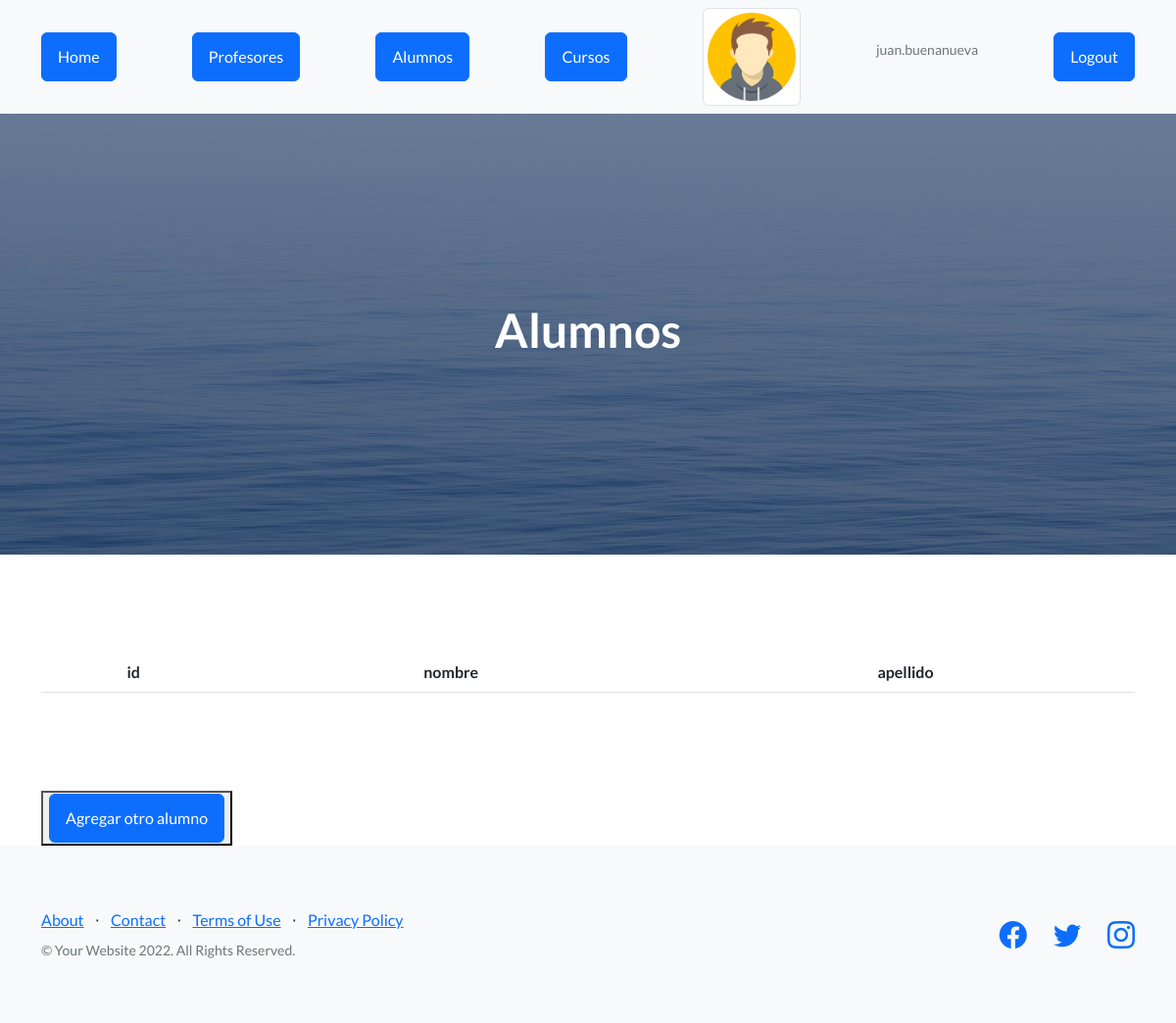
/appCoder/alumnos (signed in), run on an earlier commit of the app's database.
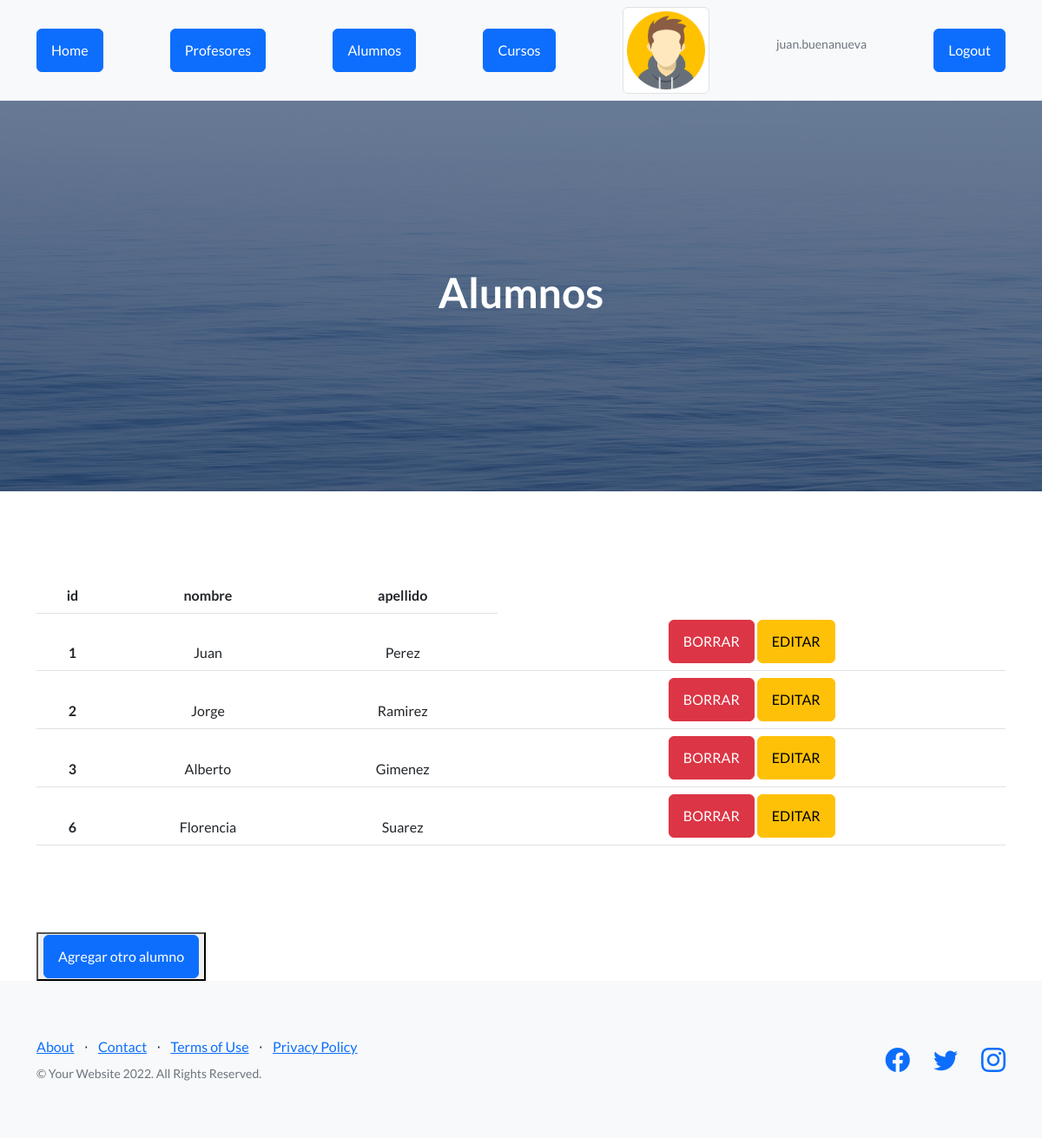
And on a later commit of the database.
### AppCoder/models.py (models this page shows)
class Alumnos(models.Model):
    nombre = models.CharField(max_length=40)
    apellido = models.CharField(max_length=40)

### AppCoder/views.py (the view)
# urls.py: path("alumnos" , views.alumnos , name="alumnos" ),
def alumnos(request):
    print(request.user.id)
    if request.user.id != None:
        avatares = Avatar.objects.filter(user=request.user.id)
        alumnos = Alumnos.objects.all
        return render( request , "alumnos.html", {"alumnos":alumnos,"url":avatares[0].imagen.url})
    else:
        return render( request , "alumnos.html")

### AppCoder/template/alumnos.html
{% extends "padre.html" %}
{% load static %}
{% block seccion %}
    <h1>Alumnos</h1>
{% endblock %}
{% block contenido %}
      <div class="container">
        <table class="table table-hover" style="text-align: center; margin-top: 100px;margin-bottom: 100px;">
            <thead>
            <tr>
                <th>id</th>
                <th>nombre</th>
                <th>apellido</th>
            </tr>
            {% for n in alumnos %}
            <tr>
                <th>{{n.id}}</th>
                <td>{{n.nombre}}</td>
                <td>{{n.apellido}}</td>
                <td>
                    {% if request.user.is_authenticated %}
                    <a href="{% url 'eliminar_alumno'  n.id %}" class="btn btn-danger">BORRAR</a>
                    <a href="{% url 'editar_alumno'  n.id %}" class="btn btn-warning">EDITAR</a>
                    {% endif %}
                </td>
            {% endfor %}
            </tr>
        </table>
        <button>
            <a href="alta_alumno" class="btn btn-primary">Agregar otro alumno</a>
        </button>
      </div>
{% endblock %}

### AppCoder/template/padre.html (shortened to what this page needs)
<!DOCTYPE html>
<html lang="en">
    <head>
        {% load static %}
        <link href="https://cdn.jsdelivr.net/npm/bootstrap-icons@1.5.0/font/bootstrap-icons.css" rel="stylesheet" type="text/css" />
        <link href="{% static 'app_coder/css/styles.css' %}" rel="stylesheet" />
    </head>
    <body>
        <nav class="navbar navbar-light bg-light static-top">
            <div class="container">
                <a href="{% url 'home' %}" class="btn btn-primary">Home</a>
                {% if request.user.is_authenticated %}
                    <a href="{% url 'profesores' %}" class="btn btn-primary">Profesores</a>
                {% endif %}
                <a href="{% url 'alumnos' %}" class="btn btn-primary">Alumnos</a>
                <a href="{% url 'cursos' %}" class="btn btn-primary">Cursos</a>
                {% if request.user.is_authenticated %}
                    <img src="{{ url }}" class="img-thumbnail" alt="..." width="100px" height="100px">
                    <p class="text-muted small">{{user.username}}</p>
                    <a href="{% url 'Logout' %}" class="btn btn-primary">Logout</a>
                {% endif %}
            </div>
        </nav>
        <header class="masthead">
            <div class="container position-relative">
                <div class="row justify-content-center">
                    <div class="col-xl-6">
                        <div class="text-center text-white">
                            {% block seccion %}
                            {% endblock %}
                        </div>
                    </div>
                </div>
            </div>
        </header>
        {% block contenido %}
        {% endblock %}
        <footer class="footer bg-light">
            <div class="container">
                <div class="row">
                    <div class="col-lg-6 h-100 text-center text-lg-start my-auto">
                        <ul class="list-inline mb-2">
                            <li class="list-inline-item"><a href="#!">About</a></li>
                            <li class="list-inline-item">⋅</li>
                            <li class="list-inline-item"><a href="#!">Contact</a></li>
                            <li class="list-inline-item">⋅</li>
                            <li class="list-inline-item"><a href="#!">Terms of Use</a></li>
                            <li class="list-inline-item">⋅</li>
                            <li class="list-inline-item"><a href="#!">Privacy Policy</a></li>
                        </ul>
                        <p class="text-muted small mb-4 mb-lg-0">&copy; Your Website 2022. All Rights Reserved.</p>
                    </div>
                    <div class="col-lg-6 h-100 text-center text-lg-end my-auto">
                        <ul class="list-inline mb-0">
                            <li class="list-inline-item me-4">
                                <a href="#!"><i class="bi-facebook fs-3"></i></a>
                            </li>
                            <li class="list-inline-item me-4">
                                <a href="#!"><i class="bi-twitter fs-3"></i></a>
                            </li>
                            <li class="list-inline-item">
                                <a href="#!"><i class="bi-instagram fs-3"></i></a>
                            </li>
                        </ul>
                    </div>
                </div>
            </div>
        </footer>
    </body>
</html>

What changed in the data, as far as the page shows it:
added Alumnos: id "1", nombre "Juan", apellido "Perez"
added Alumnos: id "2", nombre "Jorge", apellido "Ramirez"
added Alumnos: id "3", nombre "Alberto", apellido "Gimenez"
added Alumnos: id "6", nombre "Florencia", apellido "Suarez"
